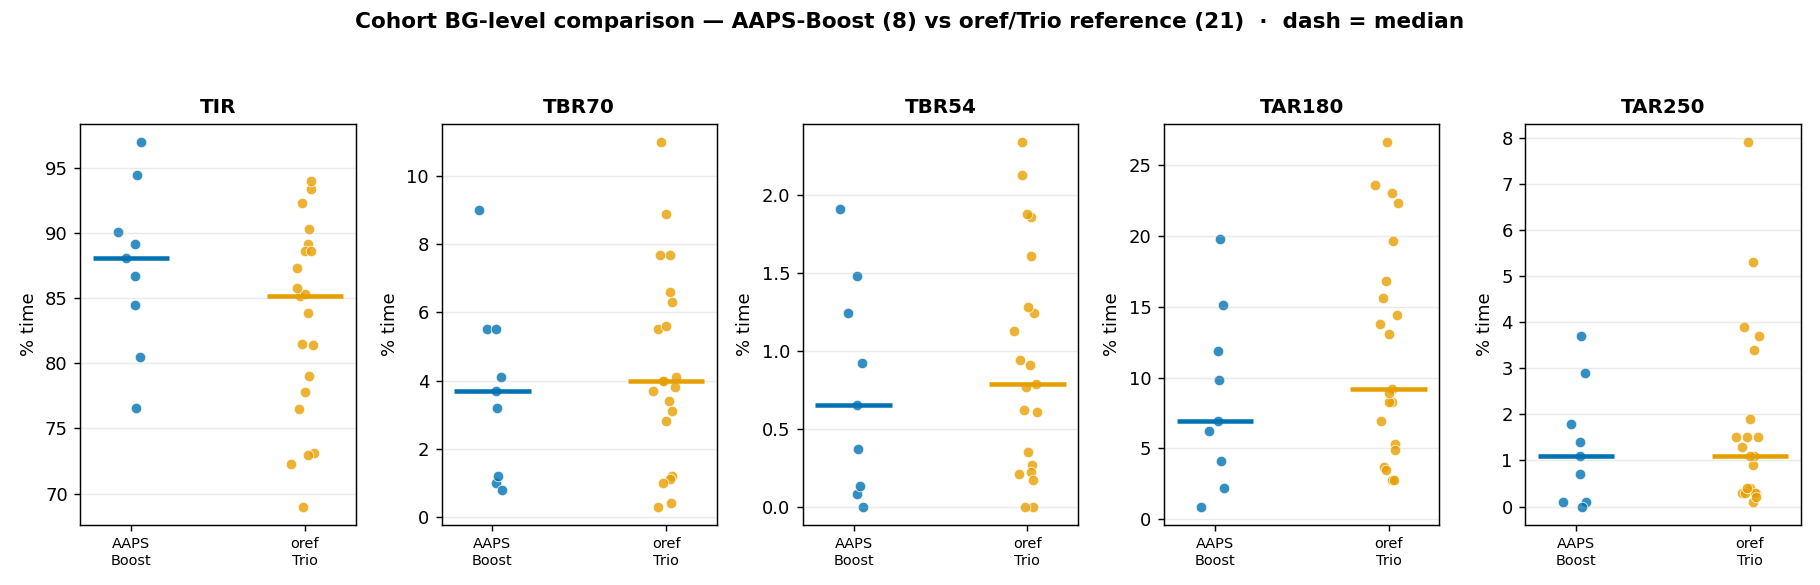

Python code for this plot:
#!/usr/bin/env python3
"""Cohort-wide BG-level comparison — AAPS-Boost vs the oref/Trio reference cohort (2026-07-08).

The Trio cohort emits no budget/steps/HR (see BRAKE_AUDIT / ACTIVITY_HYPO reports), so the
Boost-specific cause attribution, brake audit and activity analysis stay AAPS-only. What CAN
be compared across every user is the glucose distribution and high/low RESIDENCY from BG +
the shared oref fields (IOB / COB / target / eventualBG).

  AAPS-Boost cohort:  boost_decisions (self + A–H), cgm_mgdl.        [Boost-instrumented]
  oref/Trio cohort:   multiuser_combined (U000–U020), cgm_mmol*18.   [oref fields only]

Metrics per user: TIR 70–180, TING 63–140, TBR<70, TBR<54, TAR>180, TAR>250, mean, CV,
high-time%, low-time%, and a COARSE IOB-context split of high/low minutes (the only cause
signal available on both). Writes a comparison chart + a report table.
"""
import os
import sys

import numpy as np
import pandas as pd
import psycopg2

MIN_PER_CYCLE = 5.0


def load():
    conn = psycopg2.connect("dbname=oref host=127.0.0.1 port=5432")
    aaps = pd.read_sql("""
        SELECT DISTINCT ON (user_id, floor(ts_epoch/300.0))
          user_id, ts_epoch AS t, cgm_mgdl AS bg, iob_iob AS iob, sug_cob AS cob,
          tdd
        FROM boost_decisions WHERE cgm_mgdl IS NOT NULL
        ORDER BY user_id, floor(ts_epoch/300.0), ts_epoch DESC
    """, conn)
    aaps["platform"] = "AAPS-Boost"
    trio = pd.read_sql("""
        SELECT user_id, ts_relative_sec AS t, cgm_mmol*18.0 AS bg, iob, cob, NULL::float AS tdd
        FROM multiuser_combined WHERE cgm_mmol > 2
    """, conn)
    trio["platform"] = "oref/Trio"
    conn.close()
    df = pd.concat([aaps, trio], ignore_index=True)
    df = df[(df.bg > 20) & (df.bg < 500)]
    # per-user IOB context: low if below the user's own median IOB (tdd not available cohort-wide)
    df["iob_med"] = df.groupby("user_id").iob.transform("median")
    df["iob_hi"] = df.iob > df.iob_med
    return df


def metrics(g):
    bg = g.bg.values
    n = len(bg)
    m = lambda lo, hi: 100 * np.mean((bg >= lo) & (bg < hi))
    hi_mask = bg > 180
    lo_mask = bg < 70
    return dict(
        n=n, mean=round(np.mean(bg), 0), cv=round(100 * np.std(bg) / np.mean(bg), 0),
        TING=round(m(63, 140), 1), TIR=round(m(70, 180), 1),
        TBR70=round(100 * np.mean(lo_mask), 1), TBR54=round(100 * np.mean(bg < 54), 2),
        TAR180=round(100 * np.mean(hi_mask), 1), TAR250=round(100 * np.mean(bg > 250), 1),
        # coarse IOB-context: share of high-time at LOW iob, share of low-time at HIGH iob
        hi_lowIOB=round(100 * np.sum(hi_mask & ~g.iob_hi.values) / hi_mask.sum(), 0) if hi_mask.any() else 0,
        lo_hiIOB=round(100 * np.sum(lo_mask & g.iob_hi.values) / lo_mask.sum(), 0) if lo_mask.any() else 0,
    )


def main():
    df = load()
    rows = []
    for (plat, u), g in df.groupby(["platform", "user_id"]):
        r = dict(platform=plat, user=u)
        r.update(metrics(g))
        rows.append(r)
    res = pd.DataFrame(rows)

    pd.set_option("display.width", 220, "display.max_columns", 30)
    cols = ["platform", "user", "n", "mean", "cv", "TING", "TIR", "TBR70", "TBR54", "TAR180", "TAR250"]
    print("=== per-user BG-level metrics ===")
    print(res[cols].sort_values(["platform", "TIR"], ascending=[True, False]).to_string(index=False))

    print("\n=== platform comparison (median across users) ===")
    agg = res.groupby("platform")[["TING", "TIR", "TBR70", "TBR54", "TAR180", "TAR250", "cv"]].median().round(1)
    agg["n_users"] = res.groupby("platform").size()
    print(agg.to_string())

    # honest note on the coarse cause split
    print("\n=== coarse IOB-context (share of high-time at LOW IOB / low-time at HIGH IOB) — cohort medians ===")
    cc = res.groupby("platform")[["hi_lowIOB", "lo_hiIOB"]].median().round(0)
    print(cc.to_string())
    print("(low IOB = below the user's own median IOB; tdd-normalised context is AAPS-only. "
          "This is the only cause signal computable on the telemetry-poor Trio cohort.)")

    res.to_json(os.path.join(os.path.dirname(__file__), "cohort_bglevel.json"), orient="records")
    chart(res)


def chart(res):
    import matplotlib
    matplotlib.use("Agg")
    import matplotlib.pyplot as plt
    metrics_plot = ["TIR", "TBR70", "TBR54", "TAR180", "TAR250"]
    plats = ["AAPS-Boost", "oref/Trio"]
    col = {"AAPS-Boost": "#0072B2", "oref/Trio": "#E69F00"}
    fig, axes = plt.subplots(1, len(metrics_plot), figsize=(14, 4.5))
    for ax, met in zip(axes, metrics_plot):
        for i, p in enumerate(plats):
            vals = res[res.platform == p][met].values
            x = np.random.default_rng(1).normal(i, 0.06, len(vals))
            ax.scatter(x, vals, color=col[p], alpha=0.8, s=34, edgecolor="white", linewidth=0.5)
            ax.hlines(np.median(vals), i - 0.22, i + 0.22, color=col[p], lw=2.5)
        ax.set_xticks(range(len(plats)))
        ax.set_xticklabels(["AAPS\nBoost", "oref\nTrio"], fontsize=8)
        ax.set_title(met, fontsize=11, fontweight="bold")
        ax.set_ylabel("% time")
        ax.grid(axis="y", alpha=0.25)
    fig.suptitle("Cohort BG-level comparison — AAPS-Boost (8) vs oref/Trio reference (21)  ·  dash = median",
                 fontsize=12, fontweight="bold")
    fig.tight_layout(rect=[0, 0, 1, 0.94])
    out = os.path.join(os.path.dirname(__file__), "cohort_bglevel.png")
    fig.savefig(out, dpi=130)
    print("->", out)


if __name__ == "__main__":
    main()
